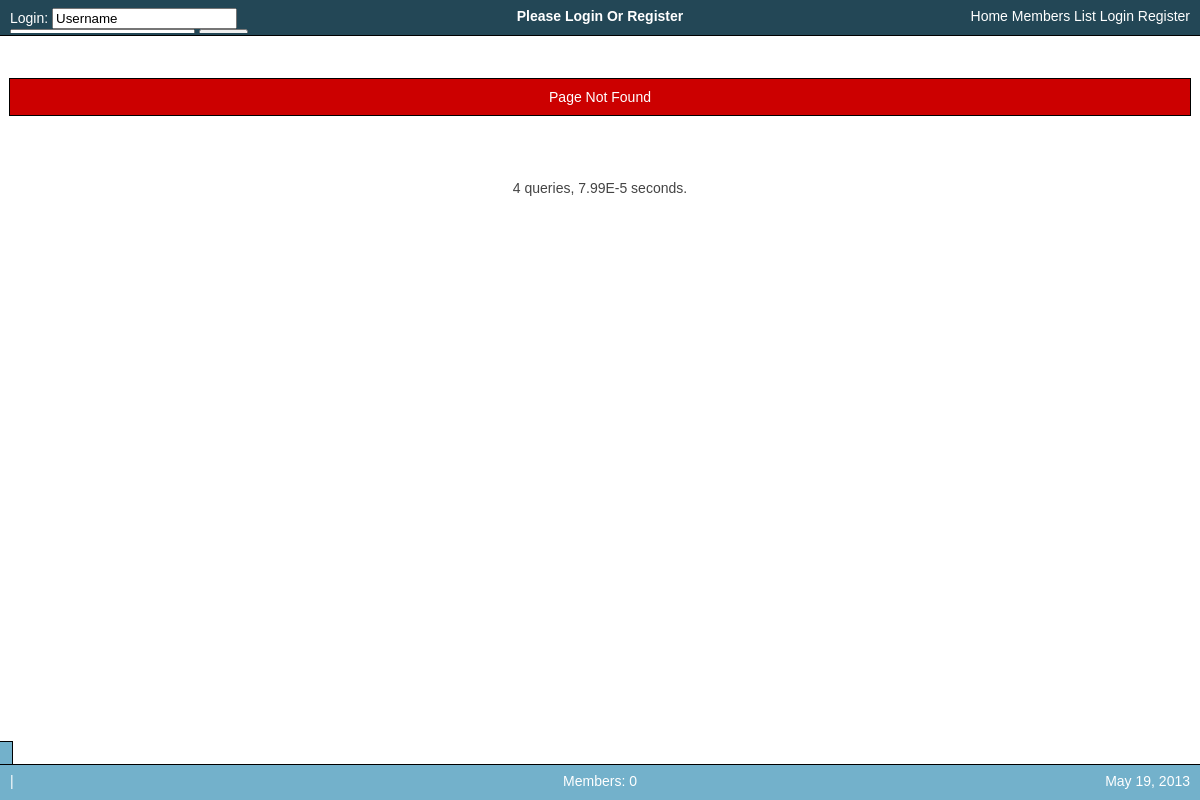
Before: / with the older database file.
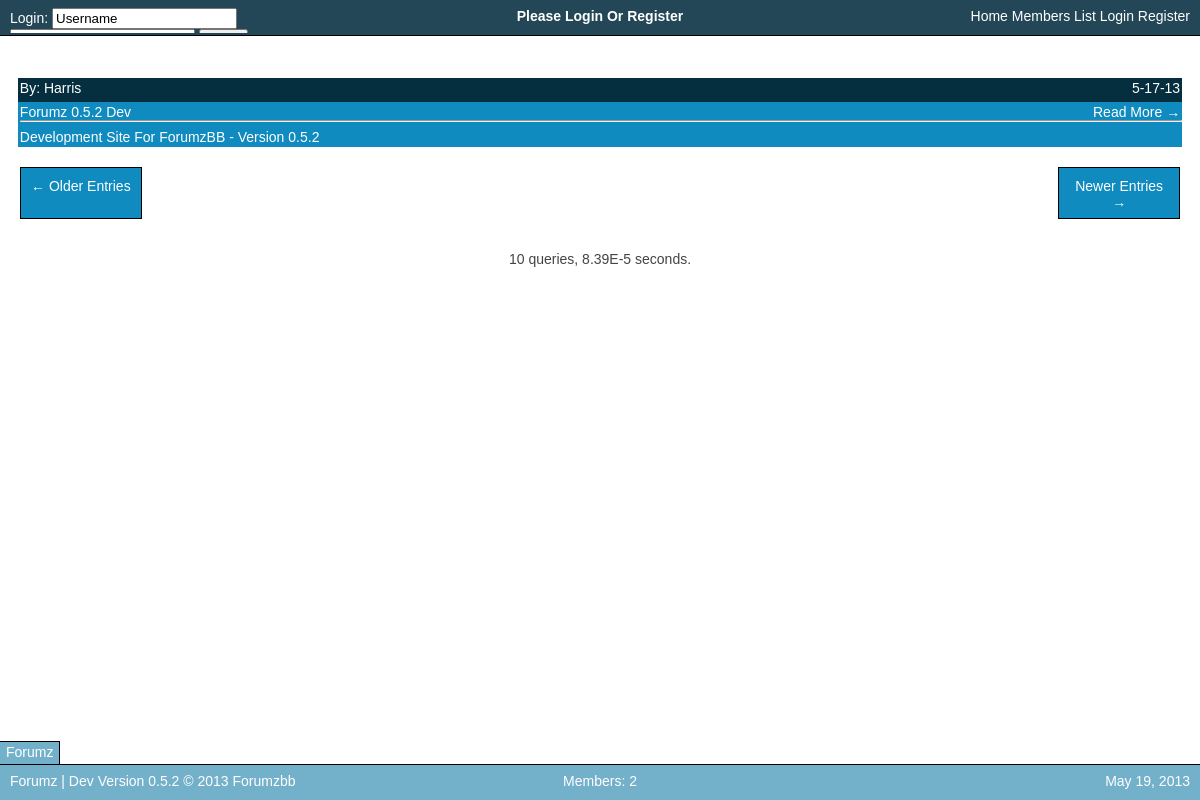
After: the same page with the newer database file.
### tables this page shows
CREATE TABLE `forumzDev_blogs` (
  `ID` int(11) NOT NULL,
  `Title` text NOT NULL,
  `Author` text NOT NULL,
  `AuthorDate` text NOT NULL,
  `AuthorTime` text NOT NULL,
  `Post` text NOT NULL
);

CREATE TABLE `forumzDev_siteSettings` (
  `settingsProfile` text NOT NULL,
  `siteName` text NOT NULL,
  `siteMotd` text NOT NULL,
  `siteSlogan` text NOT NULL,
  `defaultTheme` text NOT NULL,
  `siteDisabled` text NOT NULL,
  `reqLogin` text NOT NULL,
  `verifyRegisterEmail` text NOT NULL,
  `verifyRegisterAdmin` text NOT NULL,
  `htmlAllowed` text NOT NULL,
  `blogEntriesPerPage` int(11) NOT NULL
);

### Functions/forumz.settings.php (called while the page is built, shortened)
<?php
function loadMysqlSettings() {
	$sql = "SELECT * FROM siteSettings WHERE settingsProfile='1'";
	$result = dbQuery($sql) or die ("Query failed: getSiteSettings");
	$setting=mysqli_fetch_array($result);
	global $siteSettings;
	if($setting['siteDisabled']!="") {
		$siteSettings['siteDisabled']=true;
		$siteSettings['disabledMessage']=$setting['siteDisabled'];
	} else { $siteSettings['siteDisabled']=false; }
	$siteSettings['siteName'] = $setting['siteName'];
	$siteSettings['siteMotd'] = $setting['siteMotd'];
	$siteSettings['siteSlogan'] = $setting['siteSlogan'];
	$siteSettings['defaultTheme'] = $setting['defaultTheme'];
	$siteSettings['blogEntriesPerPage'] = $setting['blogEntriesPerPage'];
	if($setting['reqLogin']=="true") {
		$siteSettings['reqLogin'] = true;
	} else { $siteSettings['reqLogin'] = false; }
	if($setting['verifyRegisterEmail']=="true") {
		$siteSettings['verifyRegisterEmail'] = true;
	} else { $siteSettings['verifyRegisterEmail'] = false; }
	if($setting['verifyRegisterAdmin']=="true") {
		$siteSettings['verifyRegisterAdmin'] = true;
	} else { $siteSettings['verifyRegisterAdmin'] = false; }
	if($setting['htmlAllowed']=="true") {
		$siteSettings['htmlAllowed'] = true;
	} else { $siteSettings['htmlAllowed'] = false; }
}
function setupSiteURLs() {
	global $siteSettings;
	$siteSettings['siteURLShort']="/";
	$siteSettings['siteURLLong']="http://".$_SERVER['SERVER_NAME'].$siteSettings['siteURLShort'];
}
?>

### Functions/forumz.databaseTools.php (called while the page is built, shortened)
<?php
	function dbQuery($sql) {
		global $con, $sqlQueries;
		$tableTitle=session_name();
		$tableTitle_from="FROM ".$tableTitle."_";
		$tableTitle_upd="UPDATE ".$tableTitle."_";
		$tableTitle_inst="INSERT INTO ".$tableTitle."_";
		$sql = str_replace("FROM ",$tableTitle_from,$sql);
		$sql = str_replace("UPDATE ",$tableTitle_upd,$sql);
		$sql = str_replace("INSERT INTO ",$tableTitle_inst,$sql);
		return mysqli_query($con, $sql);
	}
?>

### index.php (called while the page is built, shortened)
<?php
$m_time = explode(" ",microtime());
$m_time = $m_time[0] + $m_time[1];
$starttime = $m_time;
$sqlQueries=0;
$mysqliServer = $_ENV['DATABASE_SERVER'];
$mysqliUser = "db166640_forumz";
$mysqliPass = "forumzbb";
$mysqliDatabase = "db166640_forumzDev";
$con = @mysqli_connect($mysqliServer, $mysqliUser, $mysqliPass, $mysqliDatabase) or die ("Site Not Setup");
require_once('Functions/forumz.main.php');
$userData=$_SESSION['userData'];
if($userData['rankID']=="") {
	$userData['rankID']="0";
	$userData['loggedIn']=false;
}
if($userData['siteTheme']=="") {
	$userData['siteTheme']="SkyBlue";
}
$pageName = mysqli_real_escape_string($con,$_GET['page']);
$pageID = mysqli_real_escape_string($con,$_GET['pageID']);
if($pageName=="") $pageName = "home";
displayWebsite();
?>

### Functions/forumz.ranking.php (called while the page is built, shortened)
<?php
function setUserPrivileges() {
	global $userData;
	$userRank=$userData['rankID'];
	$sql = "SELECT * FROM ranks WHERE rankID='$userRank'";
	$result = dbQuery($sql) or die ("Query failed: setUserPrivileges");
	$userData['permissions']=mysqli_fetch_array($result);
}
?>

### Functions/forumz.account.php (called while the page is built, shortened)
<?php
function setAccountToDefault() {
	global $userData;
	$userData['username']="Anonymous";
	$userData['loggedIn']=false;
		$userData['actID']="Anonymous";
		$userData['rankID']=0;
		$userData['email']="-";
}
?>

### Themes/SkyBlue/viewBlank.php (called while the page is built)
<?php
display('viewHeader');
display('viewFooter');
?>

### Themes/Defaults/devTools.php (called while the page is built)
<?php
function getPageLoadInfo() {
	global $starttime, $sqlQueries;
	$m_time = explode(" ",microtime());
	$m_time = $m_time[0] + $m_time[1];
	$endtime = $m_time;
	$totaltime = ($endtime - $starttime);
	$totaltime = round($totaltime,7);
	return($sqlQueries." queries, ".$totaltime." seconds.");
}
?>

### Functions/forumz.references.php (the view, shortened to what this page needs)
<?php
function display($fileName) {
	require_once('Themes/SkyBlue/'.$fileName.'.php');
}
function viewHTML($HTMLtxt) {
	echo "	".$HTMLtxt."\n";
}
?>

### Functions/forumz.main.php (shortened to what this page needs)
<?php
require_once('Functions/forumz.references.php');
require_once('Functions/forumz.account.php');
require_once('Functions/forumz.ranking.php');
require_once('Functions/forumz.blog.php');
require_once('Functions/forumz.settings.php');
require_once('Functions/forumz.breadcrumbs.php');
require_once('Functions/forumz.siteNotices.php');
require_once('Functions/forumz.databaseTools.php');
function displayWebsite() {
	global $pageName, $pageID, $pagePost, $siteSettings, $userData;
	loadSettings();
	setUserPrivileges();
	addBreadcrumb(getSiteName(),"");
	if($siteSettings['siteDisabled']&&($userData['permissions']['editSiteSettings']!="true")) {
		addBreadcrumb("Site Disabled","");
		if($pageName=="login") {
			addBreadcrumb("Login","login/");
			if(isset($pagePost['loginSubmitted'])) {
				loginUser();
			}
		}
		addFailureNotice($siteSettings['disabledMessage']);
		display('viewBlank');
	} else {
		loadPage();
	}
}
function loadPage() {
	global $pageName, $pageID, $pageID2, $pagePost, $siteSettings, $userData;
	$pageDisplayed=false;
	$pageToDisplay="";
	$sql = "SELECT * FROM pages WHERE pageURL='$pageName'";
	$result = dbQuery($sql) or die ("Query failed: loadPageByName");
	$numPages=mysqli_num_rows($result);
	if($numPages==0) {
		addFailureNotice("Page Not Found");
	} else {
		$pageData=mysqli_fetch_array($result);
		if($pageData['requireLogin']=="true"&&!$userData['loggedIn']) {
			if($pageName!="login") { addFailureNotice("You Must Login To View This Page"); }
			if($pageData['falseMsg']!="") { addFailureNotice($pageData['falseMsg']); }
		} elseif($pageData['siteRequireLoginApplies']=="true"&&$siteSettings['reqLogin']&&!$userData['loggedIn']) {
			addFailureNotice("You Must Login To View This Site");
			if($pageData['falseMsg']!="") { addFailureNotice($pageData['falseMsg']); }
		} elseif($pageData['requirePermission']!=""&&$userData['permissions'][$pageData['requirePermission']]!="true") {
			addFailureNotice("You Do Not Have Permission To View This Page");
			if($pageData['falseMsg']!="") { addFailureNotice($pageData['falseMsg']); }
		} elseif($pageData['requireFormSubmitted']&&!isset($pagePost[$pageData['requireFormSubmitted']])) {
			if($pageData['falseMsg']!="") { addFailureNotice($pageData['falseMsg']); }
			$pageToDisplay=$pageData['falseDisplayFile'];
		} else {
			$pageToDisplay=$pageData['displayFile'];
		}
	}
	if($pageToDisplay!="") {
		display($pageToDisplay);
	}
	elseif(!$pageDisplayed) {
		if($userData['loggedIn']) {
			$pageID=1;
			display('viewHome');
		} else {
			display('viewBlank');
		}
	}
}
function loadSettings() {
	loadMysqlSettings();
}
?>

### Themes/SkyBlue/viewHeader.php (shortened to what this page needs)
<?php
global $userData, $siteSettings;
?>
<!DOCTYPE HTML>
<html><head>
	<link rel="stylesheet" href="/Themes/SkyBlue/SkyBlue.css" type="text/css">
</head><body>
<header id="navBar">
<?php
if($userData['loggedIn']) {
	viewHTML('<a href="'.$siteSettings['siteURLShort'].'home/">Home</a>');
	viewHTML('<a href="'.$siteSettings['siteURLShort'].'membersList/">Members List</a>');
	viewHTML('<a href="'.$siteSettings['siteURLShort'].'controlPanel/">Control Panel</a>');
	viewHTML('<a href="'.$siteSettings['siteURLShort'].'logout/">Logout</a>');
} else {
	viewHTML('Login: ');
	viewSingleLineLoginField();
}
if($userData['loggedIn']) {
	viewHTML('<b>Search Here</b>');
}
if($userData['loggedIn']) {
	viewHTML('<b>Welcome: '.returnUsername().'</b>');
} else {
	viewHTML('<b>Please Login Or <a href="'.$siteSettings['siteURLShort'].'register/">Register</a></b>');
}
?>
</header>

### Functions/forumz.siteNotices.php (shortened to what this page needs)
<?php
function addFailureNotice($msg) {
	global $notices_failures;
	if(!isset($noices_failures)) {
		$notices_failures=array($msg);
	} else {
		array_push($notices_failures, $msg);
	}
}
function getNumFailureNotices() {
	global $notices_failures;
	return count($notices_failures);
}
function getFailureNotice($num) {
	global $notices_failures;
	return $notices_failures[$num];
}
function displayFailures() {
	$numNotices=getNumFailureNotices();
	for($i=0;$i<$numNotices;$i++) {
		viewFailure(getFailureNotice($i));
	}
}
?>

### Themes/SkyBlue/viewFooter.php (shortened to what this page needs)
<footer id="footBar">
</footer>
<div id="breadcrumbsBar">
</div>
<br><br>
<?php echo getPageLoadInfo(); ?>
</body></html>

### Functions/forumz.breadcrumbs.php (shortened to what this page needs)
<?php
function getNumBreadcrumbs() {
	global $breadcrumbs;
	return count($breadcrumbs);
}
function addBreadcrumb($newBreadcrumbName, $newBreadcrumbLink) {
	global $breadcrumbs, $siteSettings;
	$newBreadcrumb='<a href="'.$siteSettings['siteURLShort'].$newBreadcrumbLink.'">'.$newBreadcrumbName.'</a>';
	if(!isset($breadcrumbs)) {
		$breadcrumbs=array($newBreadcrumb);
	} else {
		array_push($breadcrumbs, $newBreadcrumb);
	}
}
?>

### Functions/forumz.blog.php (shortened to what this page needs)
<?php
function getBlogEntries($startID, $endID) {
	$sql = "SELECT * FROM blogs WHERE ID>='$startID' AND ID<'$endID' ORDER BY ID DESC";
	$result = dbQuery($sql) or die ("Query failed: getBlogEntries");
	return $result;
}
function viewBlogEntries() {
	global $siteSettings, $pageID;
	$blogEntriesPerPage=$siteSettings['blogEntriesPerPage'];
	$startID=getNumBlogEntries()-$blogEntriesPerPage;
	$endID=getNumBlogEntries();
	$blogEntries=getBlogEntries($startID,$endID);
	while($entry = mysqli_fetch_array($blogEntries)) {
		$blogLink=$siteSettings['siteURLShort']."blog/".$entry['ID'];
		displayHomePageBlogEntry(getMemberName($entry['Author']),$entry['AuthorDate'],$entry['Title'],$entry['Post'],$blogLink);
	}
}
function getNumBlogEntries() {
	$sql = "SELECT * FROM blogs";
	$result = dbQuery($sql) or die ("Query failed: getNumBlogEntries");
	return mysqli_num_rows($result);
}
function isFirstPage() {
	global $pageID;
	if($pageID==1) {
		return true;
	} else { return false; }
}
function isLastPage() {
	global $pageID, $siteSettings;
	$lastPage = ceil(getNumBlogEntries()/$siteSettings['blogEntriesPerPage']);
	if($pageID>=$lastPage) {
		return true;
	} else { return false; }
}
?>

### Themes/SkyBlue/viewHome.php (shortened to what this page needs)
<?php
display('viewHeader');
viewBlogEntries();
if(!isLastPage()) {
	viewHTML('<a class="nextPageButton" href="'.getNextPageLink().'">&larr; Older Entries</a>');
}
if(!isFirstPage()) {
	viewHTML('<a class="backPageButton" href="'.getPreviousPageLink().'">Newer Entries &rarr;</a>');
}
display('viewFooter');
?>

### Themes/Defaults/breadcrumbs.php
<?php
function viewBreadcrumbs() {
	$numBreadcrumbs=getNumBreadcrumbs();
	for($i=0;$i<$numBreadcrumbs;$i++) {
		if($i==0) {
			viewHTML(getBreadcrumb($i));
		} else {
			viewHTML(" -> ".getBreadcrumb($i));
		}
	}
}
?>

### Themes/SkyBlue/SkyBlue.css (style rules this page uses)
html, body { background-color: #FFFFFF; font-family: Arial, Helvetica, sans-serif; color: #444444; font-size: 14px; padding-top: 35px; padding-bottom: 35px; text-align: center; }
a { text-decoration: none; color: #FFFFFF; }
hr { width: 100%; }
#navBar { text-align: center; overflow: hidden; width: 100%; height: 35px; position: fixed; top: 0px; left: 0px; background-color: #234756; color: #FFFFFF; border-bottom: 1px solid #000000; }
#footBar { text-align: center; overflow: hidden; width: 100%; height: 35px; position: fixed; bottom: 0px; left: 0px; background-color: #73B1CB; color: #FFFFFF; border-top: 1px solid #000000; }
.headFootLeftSide { text-align: left; float: left; width: 30%; overflow: hidden; padding-left: 10px; height: 25px; padding-top: 8px; }
.singleLineLoginField { display: inline; }
.headFootCenter { text-align: center; float: center; overflow: hidden; height: 25px; padding-top: 8px; margin-left: 10px; margin-right: 10px; }
.headFootRightSide { text-align: right; float: right; width: 30%; overflow: hidden; padding-right: 10px; height: 25px; padding-top: 8px; }
#breadcrumbsBar { background-color: #73B1CB; height: 18px; font-size: 14px; padding-left: 6px; padding-right: 6px; padding-top: 2px; padding-bottom: 2px; position: fixed; left: 0px; bottom: 36px; border-top: 1px solid #000000; border-right: 1px solid #000000; }
.FullWidthPostHead { width: 98%; margin-left: auto; margin-right: auto; height: 20px; color: #FFFFFF; padding: 2px; background-color: #052E3F; overflow: hidden; text-align: center; }
.FullWidthPostRow { width: 98%; margin-left: auto; margin-right: auto; padding: 2px; color: #FFFFFF; overflow: hidden; text-align: left; margin-bottom: 10px; }
.FullWidthTableRow:nth-child(odd) .TableRowColumn, .FullWidthPostRow:nth-child(4n+2) { background-color: #0F8BBF; }
.floatLeft { float:left; text-align: left; }
.floatRight { float:right; text-align: right; }
.pageChangeBtns { color: #FFFFFF; font-size: 14px; margin-top: 20px; width: 98%; height: 52px; margin-left: auto; margin-right: auto; }
.nextPageButton { display: block; background-color: #0F8BBF; float: left; width: 100px; height: 25px; padding: 10px 10px 15px 10px; border: 1px solid #000000; }
.backPageButton { display: block; background-color: #0F8BBF; float: right; width: 100px; height: 25px; padding: 10px 10px 15px 10px; border: 1px solid #000000; }
.FullWidthFailureDivision { background-color: #CC0000; color: #FFFFFF; font-size: 14px; padding: 10px; width: 98%; margin-left: auto; margin-right: auto; border: 1px solid #000000; }

Changed rows visible on the page:
added forumzdev_blogs: HTMLtxt "By: Harris 5-17-13 Forumz 0.5.2 Dev Read More → Development Site For ForumzBB - Version 0.5.2"
added forumzdev_sitesettings: siteName "Forumz"
Other visible differences:
$HTMLtxt: "Login: Home Members List Login Register Please Login Or Register | May 19, 2013 Members: 0" → "…Please Login Or Register ← Older Entries Newer Entries → Forumz | Dev Version 0.5.2 © 2013 Forumzbb May 19, 2013 Members: 2"
getPageLoadInfo(): "4 queries, 7.99E-5 seconds." → "10 queries, 8.39E-5 seconds."
list line gone: "Page Not Found"
